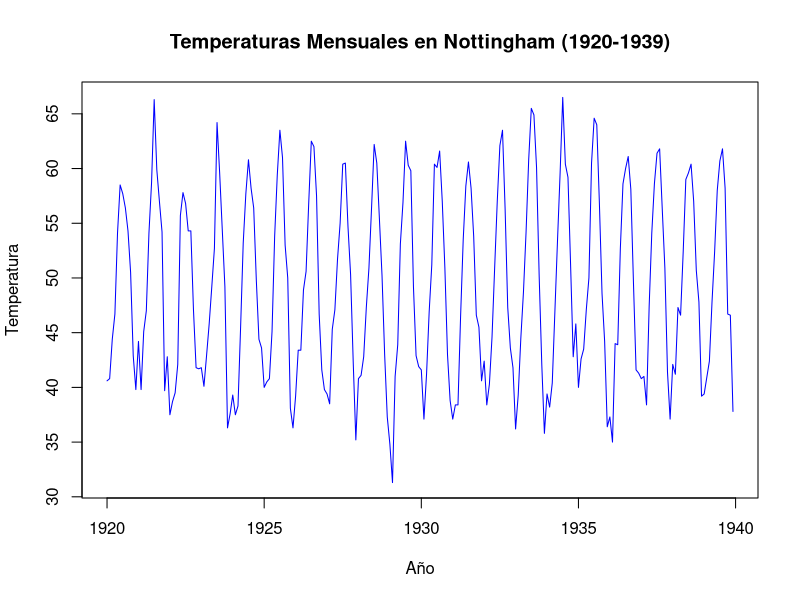
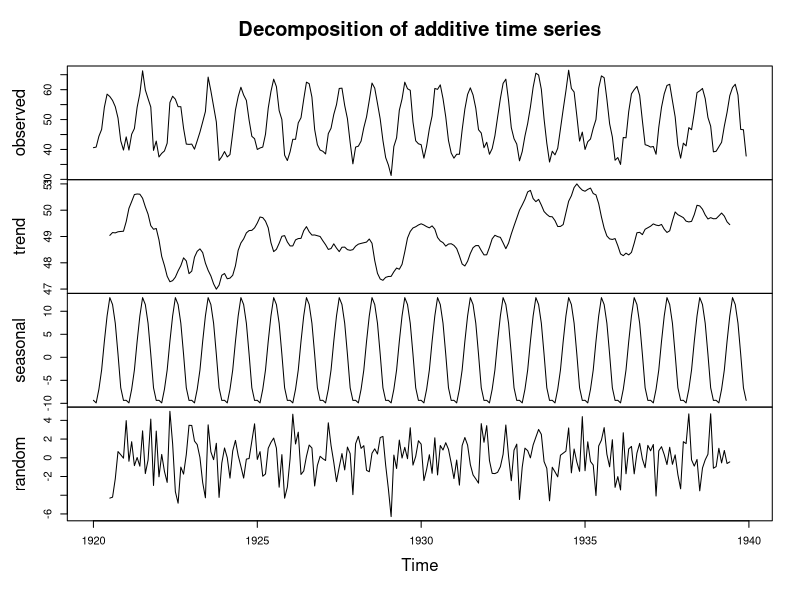
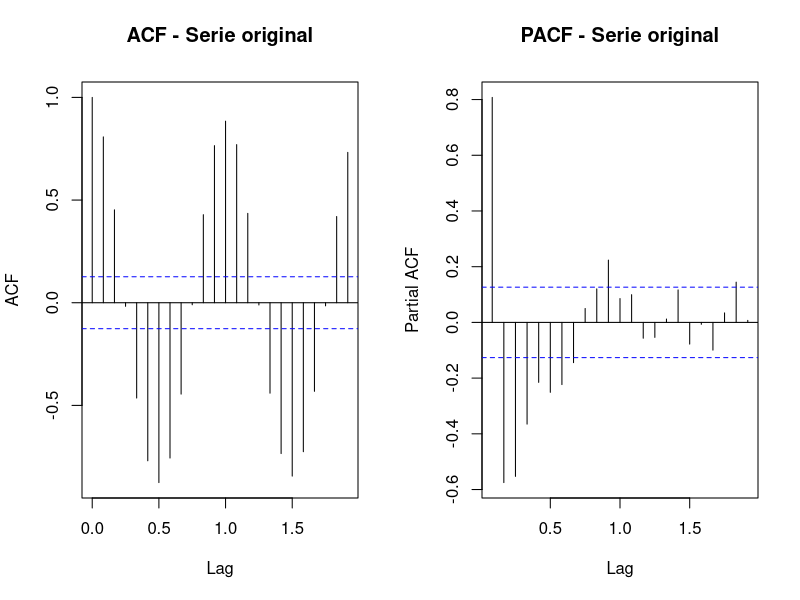
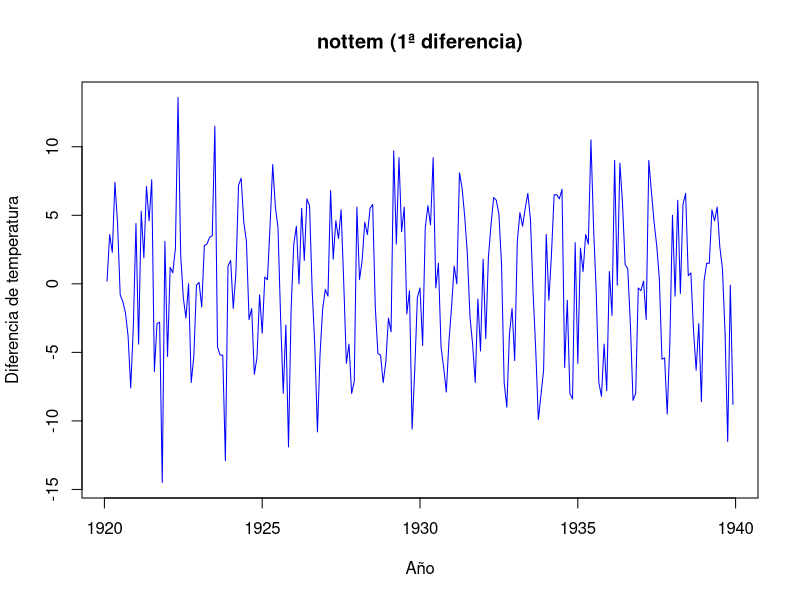
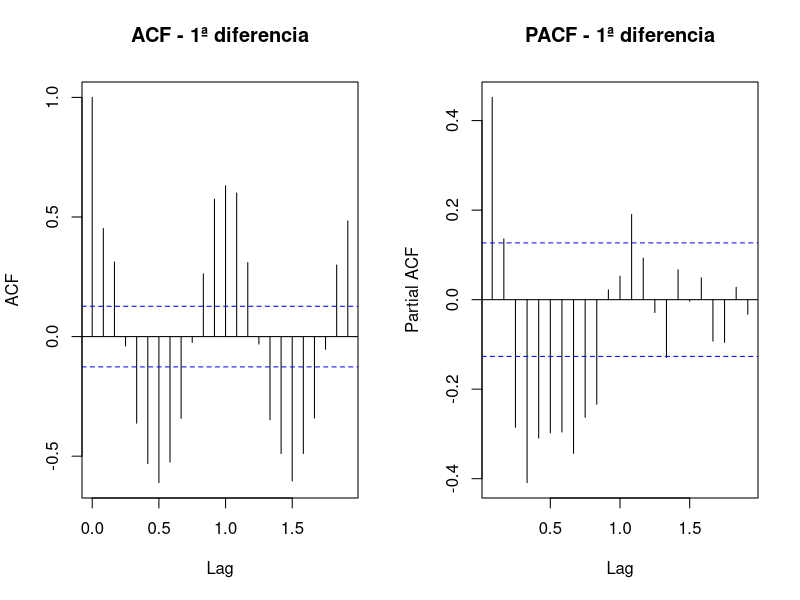
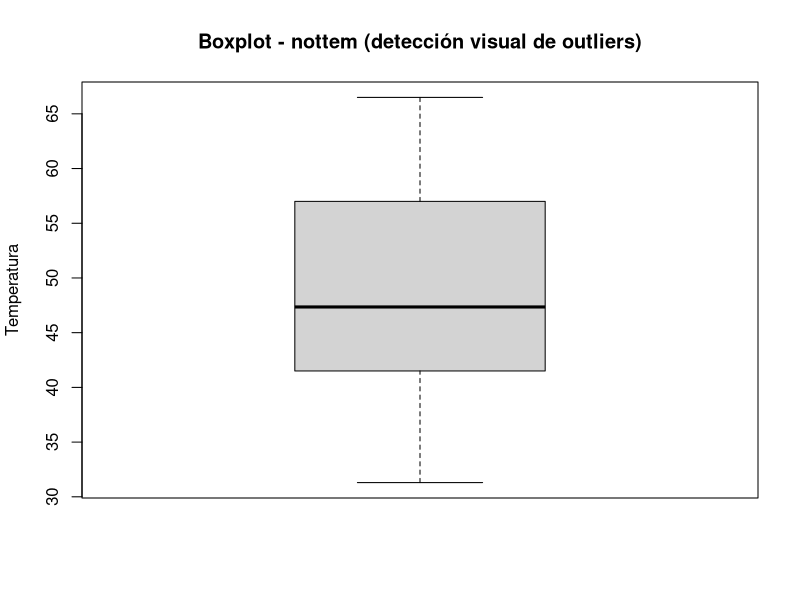
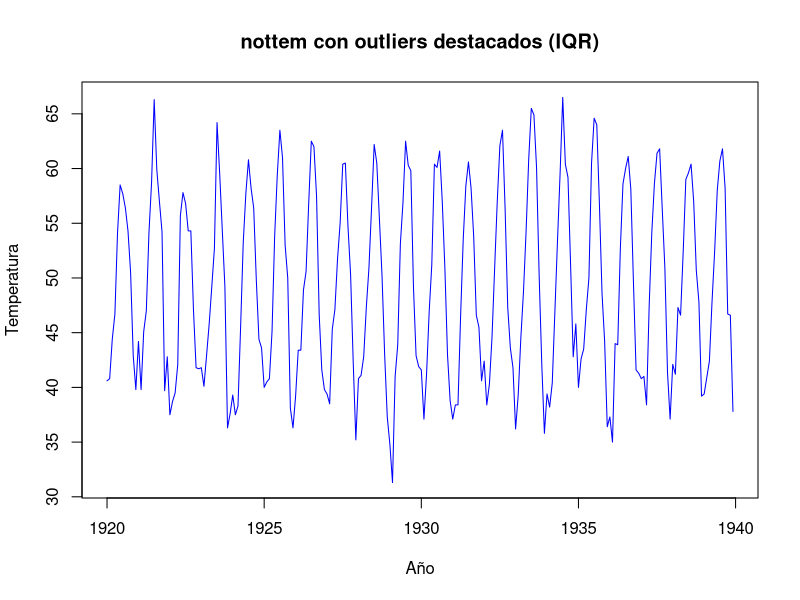

These charts were generated, in order, by the following R code:
# ============================================================
# Proyecto: Análisis de series temporales - nottem (R)
# Temperaturas mensuales en Nottingham (1920-1939)
# ============================================================

# 0) Paquetes ----
if (!require(tseries)) install.packages("tseries", dependencies = TRUE)
library(tseries)

# 1) Carga del dataset y verificación ----
data("nottem")

cat("Clase del objeto:\n")
print(class(nottem))                 # Debe ser "ts"
cat("\nResumen estadístico:\n")
print(summary(nottem))
cat("\nInicio / Fin / Frecuencia:\n")
print(start(nottem))
print(end(nottem))
print(frequency(nottem))             # 12 (mensual)

# Gráfica inicial (serie temporal)
plot(nottem,
     main = "Temperaturas Mensuales en Nottingham (1920-1939)",
     xlab = "Año", ylab = "Temperatura",
     col = "blue")

# 2) Exploración: descomposición (tendencia, estacionalidad, aleatoriedad) ----
# Serie mensual con estacionalidad anual -> decompose es adecuado
decomp <- decompose(nottem, type = "additive")
plot(decomp)

# 3) Estacionariedad: ACF/PACF + Dickey-Fuller ----
par(mfrow = c(1,2))
acf(nottem, main = "ACF - Serie original")
pacf(nottem, main = "PACF - Serie original")
par(mfrow = c(1,1))

cat("\nADF test (serie original):\n")
adf_original <- adf.test(nottem)
print(adf_original)

# 4) Transformación si no es estacionaria (diferenciación) ----
# Diferencia simple (para quitar posible tendencia). Si fuese necesario, el ADF debería mejorar.
nottem_diff <- diff(nottem, differences = 1)

plot(nottem_diff,
     main = "nottem (1ª diferencia)",
     xlab = "Año", ylab = "Diferencia de temperatura",
     col = "blue")

par(mfrow = c(1,2))
acf(nottem_diff, main = "ACF - 1ª diferencia")
pacf(nottem_diff, main = "PACF - 1ª diferencia")
par(mfrow = c(1,1))

cat("\nADF test (1ª diferencia):\n")
adf_diff <- adf.test(nottem_diff)
print(adf_diff)

# 5) Detección de valores atípicos ----
# Boxplot para detección visual
boxplot(nottem,
        main = "Boxplot - nottem (detección visual de outliers)",
        ylab = "Temperatura")

# Detección simple con IQR (regla 1.5*IQR)
x <- as.numeric(nottem)
q1 <- quantile(x, 0.25)
q3 <- quantile(x, 0.75)
iqr <- q3 - q1
lower <- q1 - 1.5 * iqr
upper <- q3 + 1.5 * iqr

out_idx <- which(x < lower | x > upper)
out_vals <- x[out_idx]

cat("\nDetección de outliers (regla IQR 1.5):\n")
cat("Límite inferior:", lower, "\n")
cat("Límite superior:", upper, "\n")
cat("Nº de outliers detectados:", length(out_idx), "\n")

# Fechas (año decimal) para localizar outliers en la serie
t_not <- time(nottem)
out_time <- t_not[out_idx]
out_df <- data.frame(time = out_time, value = out_vals)
print(out_df)

# Marcar outliers en la serie temporal
plot(nottem,
     main = "nottem con outliers destacados (IQR)",
     xlab = "Año", ylab = "Temperatura",
     col = "blue")
points(out_time, out_vals, pch = 19, col = "red")

# 6) Interpretación breve (prints) ----
cat("\n================ INTERPRETACIÓN =================\n")
cat("1) La descomposición muestra estacionalidad anual clara en temperaturas.\n")
cat("2) ACF/PACF ayudan a ver autocorrelación y patrón estacional.\n")
cat("3) ADF evalúa estacionariedad; si no lo es, la diferenciación puede mejorarla.\n")
cat("4) Outliers (IQR) se señalan en rojo; revisar si coinciden con inviernos/veranos extremos.\n")
cat("=================================================\n")
